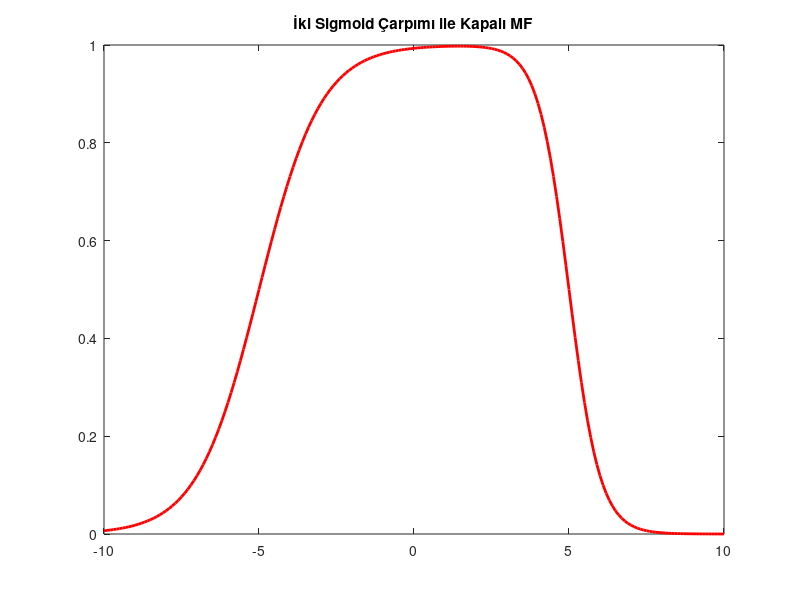

MATLAB code for this plot:
x = -10:0.1:10;
% y1: Sağa bakan sigmoid (a=1, c=-5)
y1 = 1 ./ (1 + exp(-1*(x - (-5))));
% y3: Sola bakan sigmoid (a=-2, c=5)
y3 = 1 ./ (1 + exp(-(-2)*(x - 5)));

% Çarpım yoluyla kapalı fonksiyon (Soru d şıkkı)
y_kapali = y1 .* y3;

plot(x, y_kapali, 'r', 'LineWidth', 2);
title('İki Sigmoid Çarpımı ile Kapalı MF');
